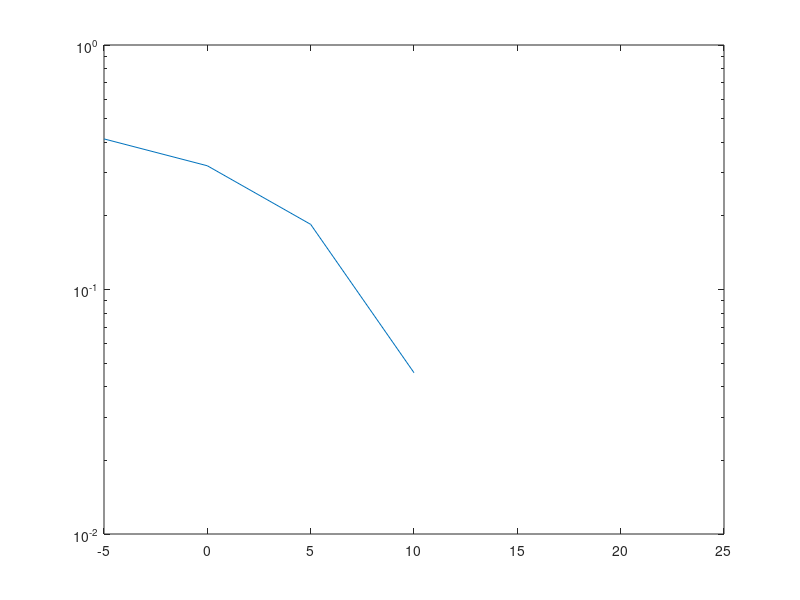
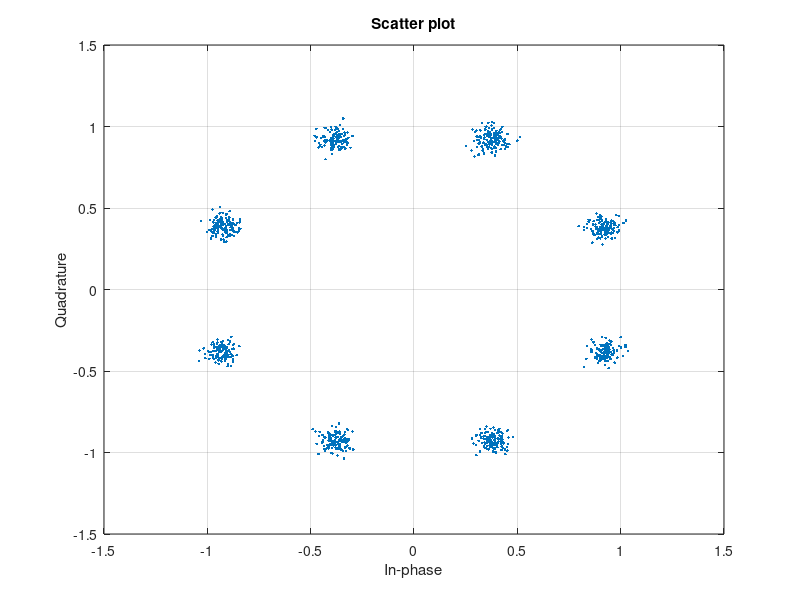

Recreate these plots in MATLAB, in order.
N=3000; % number of bits to generate

SNR_dB=[-5:5:25]; %step 5
SNR_ratio=10.^(SNR_dB/10);
k=1./sqrt(SNR_ratio);

for ii=1:length(SNR_dB)
Mydata=randi([0 1],1,N);

q=1;
for jj=1:3:length(Mydata)
    if ((Mydata(jj)==0) && (Mydata(jj+1)==0)&& (Mydata(jj+2)==0))       %0
        MyDataMod(q)=exp(i*pi/8);
    elseif ((Mydata(jj)==0) && (Mydata(jj+1)==0)&& (Mydata(jj+2)==1))   %1
        MyDataMod(q)=exp(i*3*pi/8);
    elseif ((Mydata(jj)==0) && (Mydata(jj+1)==1)&& (Mydata(jj+2)==0))   %2
        MyDataMod(q)=exp(i*5*pi/8); 
    elseif ((Mydata(jj)==0) && (Mydata(jj+1)==1)&& (Mydata(jj+2)==1))   %3
        MyDataMod(q)=exp(i*7*pi/8);
    elseif ((Mydata(jj)==1) && (Mydata(jj+1)==0)&& (Mydata(jj+2)==0))   %4
        MyDataMod(q)=exp(i*9*pi/8);
    elseif ((Mydata(jj)==1) && (Mydata(jj+1)==0)&& (Mydata(jj+2)==1))   %5
        MyDataMod(q)=exp(i*11*pi/8);
    elseif ((Mydata(jj)==1) && (Mydata(jj+1)==1)&& (Mydata(jj+2)==0))   %6
        MyDataMod(q)=exp(i*13*pi/8);
    elseif ((Mydata(jj)==1) && (Mydata(jj+1)==1)&& (Mydata(jj+2)==1))   %7
        MyDataMod(q)=exp(i*15*pi/8);        
    end
    q=q+1;
end

Mynoise=(k(ii)*randn(size(MyDataMod))+i*k(ii)*randn(size(MyDataMod)))/sqrt(2);
%Power_noise=sum(Mynoise.^2)/N;
%Should_be=k(ii)*k(ii);
%%% Mix signal and noise to get the received signal
MyRxSig=MyDataMod+Mynoise;

p=1;

%%% Here is the receiver\
for jj=1:length(MyRxSig)
    if (angle(MyRxSig(jj))>0)&&(angle(MyRxSig(jj))< pi/4)
        MyRx_data(p)=0;
        MyRx_data(p+1)=0;
        MyRx_data(p+2)=0;
    elseif (angle(MyRxSig(jj))>pi/4)&&(angle(MyRxSig(jj))< pi/2)
        MyRx_data(p)=0; 
        MyRx_data(p+1)=0;
        MyRx_data(p+2)=1;
        elseif (angle(MyRxSig(jj))>pi/2)&&(angle(MyRxSig(jj))< 3*pi/4)
        MyRx_data(p)=0; 
        MyRx_data(p+1)=1;
        MyRx_data(p+2)=0;
    elseif (angle(MyRxSig(jj))>3*pi/4)&&(angle(MyRxSig(jj))<pi)
        MyRx_data(p)=0; 
        MyRx_data(p+1)=1;
        MyRx_data(p+2)=1;
    elseif (angle(MyRxSig(jj))<0)&&(angle(MyRxSig(jj))> -pi/4)
        MyRx_data(p)=1; 
        MyRx_data(p+1)=1;
        MyRx_data(p+2)=1;
        elseif (angle(MyRxSig(jj))<-pi/4)&&(angle(MyRxSig(jj))> -pi/2)
        MyRx_data(p)=1; 
        MyRx_data(p+1)=1;
        MyRx_data(p+2)=0;
    elseif (angle(MyRxSig(jj))<-pi/2)&&(angle(MyRxSig(jj))> -3*pi/4)
        MyRx_data(p)=1; 
        MyRx_data(p+1)=0;
        MyRx_data(p+2)=1;   
    elseif (angle(MyRxSig(jj))<-3*pi/4)&&(angle(MyRxSig(jj))> -pi)
        MyRx_data(p)=1; 
        MyRx_data(p+1)=0;
        MyRx_data(p+2)=0;        
    end
    p=p+3;
end
Number_of_errors=sum(abs(MyRx_data-Mydata))
MyBER(ii)=Number_of_errors/N;
end

semilogy(SNR_dB,MyBER)
scatterplot (MyRxSig)
grid on